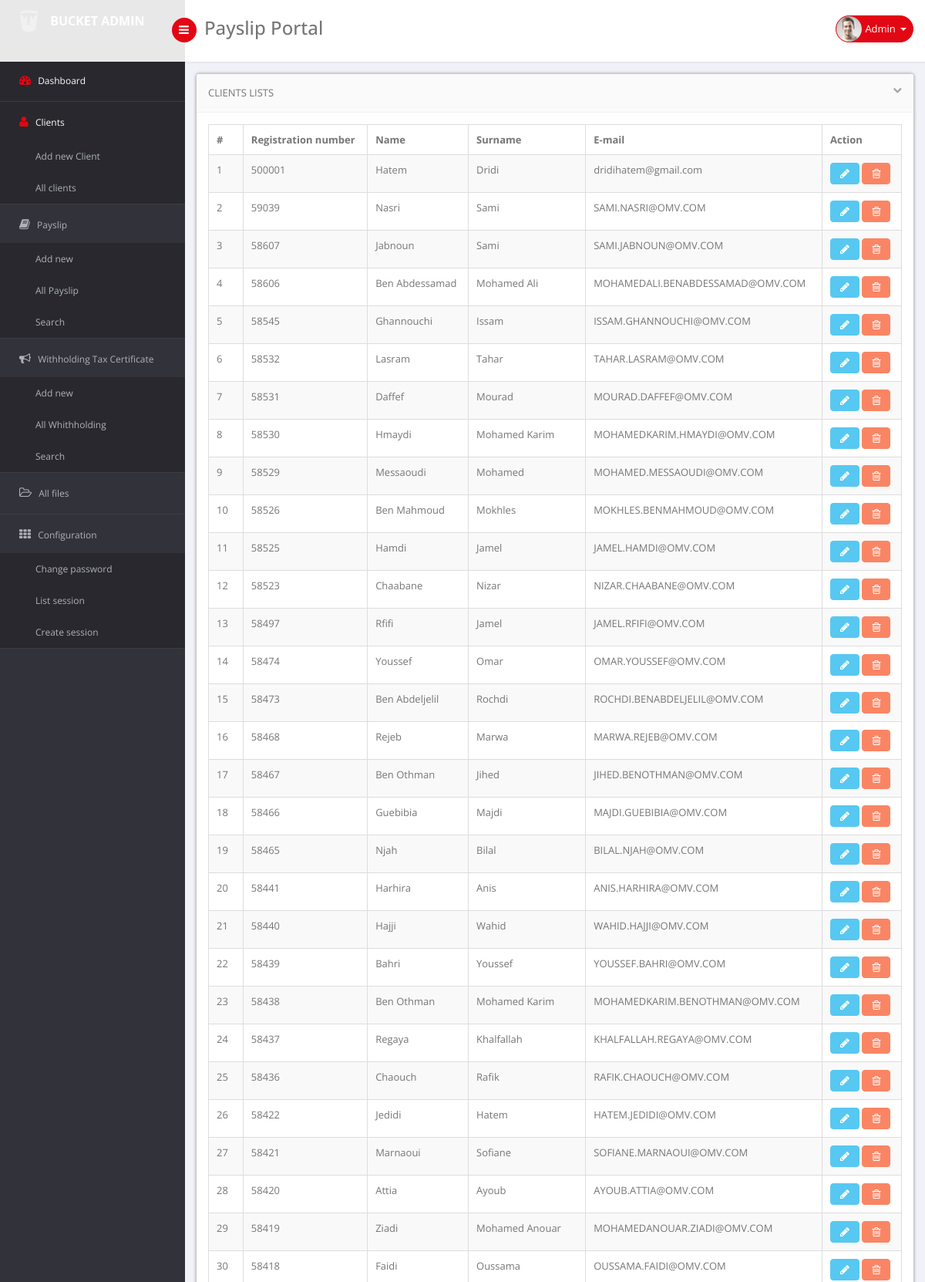
Page /admin/index.php?pg=adminClient (signed in, upper part) on the committed database.
### tables this page shows
CREATE TABLE `abc_accounts` (
  `id` int(11) NOT NULL,
  `matricule` varchar(255) NOT NULL,
  `password` varchar(255) NOT NULL,
  `passwordcrypt` varchar(255) NOT NULL,
  `nom` varchar(255) NOT NULL,
  `prenom` varchar(255) NOT NULL,
  `email` varchar(100) NOT NULL,
  `active` tinyint(1) NOT NULL
);

### admin/adminClient.php (the view, shortened to what this page needs)
<section id="main-content">
        <section class="wrapper">
        <div class="row">
            <div class="col-sm-12">
                <section class="panel">
                    <header class="panel-heading">
                      Clients Lists
                        <span class="tools pull-right">
                            <a href="javascript:;" class="fa fa-chevron-down"></a>
                         </span>
                    </header>
                    <div class="panel-body">
                    <div class="adv-table">
                    <table  class="display table table-bordered table-striped" id="dynamic-table">
                    <thead>
                    <tr>
                        <th>#</th>
                        <th>Registration number</th>
                        <th>Name</th>
                        <th>Surname</th>
                        <th>E-mail</th>
                        <th>Action</th>
                    </tr>
                    </thead>
                    <tbody>
                        <?php
                        $account = $conn->query("SELECT * FROM ".$_SESSION['pfx']."_accounts ORDER BY id  DESC");
                       $i=0;
                        while($res_account = $account->fetch_assoc()){
                            $i++; ?>
                         <tr>
                        <td><?php echo $i; ?></td>
                        <td><?php echo $res_account['matricule']; ?></td>
                        <td><?php echo $res_account['nom']; ?></td>
                        <td><?php echo $res_account['prenom']; ?></td>
                        <td><?php echo $res_account['email']; ?></td>
                        <td> <a class="btn btn-info" href="index.php?pg=formClient&id=<?php echo $res_account["id"];?>" title="Modifier"><i class="fa fa-pencil"></i></a>
                                    <?php if($_SESSION['type']==1){ ?> <a class="btn btn-danger" href="controller/account_save.php?idMod=<?php echo $res_account["id"];?>&op=3&pg=<?php echo $_GET['pg']; ?>"><i class="fa fa-trash-o"></i> </a> <?php } ?></td>
                    </tr>
                    <?php
                        }
                        ?>
                </tbody>
            </table>
        </div>
    </div>
</section>
</div>
</div>
</section>
</section>

### admin/assets/js/advanced-datatable/css/demo_table.css (style rules this page uses)
table.display { margin: 0 auto; clear: both; width: 100%; }
table.display thead th { padding: 3px 18px 3px 10px; border-bottom: 1px solid black; font-weight: bold; cursor: pointer; * cursor: hand; }
table.display td { padding: 3px 10px; }

### rows in the picture
abc_accounts: matricule "500001", nom "Hatem", prenom "Dridi", email "dridihatem@gmail.com"
abc_accounts: matricule "59039", nom "Nasri", prenom "Sami", email "SAMI.NASRI@OMV.COM"
abc_accounts: matricule "58607", nom "Jabnoun", prenom "Sami", email "SAMI.JABNOUN@OMV.COM"
abc_accounts: matricule "58606", nom "Ben Abdessamad", prenom "Mohamed Ali", email "MOHAMEDALI.BENABDESSAMAD@OMV.COM"
abc_accounts: matricule "58545", nom "Ghannouchi", prenom "Issam", email "ISSAM.GHANNOUCHI@OMV.COM"
abc_accounts: matricule "58532", nom "Lasram", prenom "Tahar", email "TAHAR.LASRAM@OMV.COM"
abc_accounts: matricule "58531", nom "Daffef", prenom "Mourad", email "MOURAD.DAFFEF@OMV.COM"
abc_accounts: matricule "58530", nom "Hmaydi", prenom "Mohamed Karim", email "MOHAMEDKARIM.HMAYDI@OMV.COM"
abc_accounts: matricule "58529", nom "Messaoudi", prenom "Mohamed", email "MOHAMED.MESSAOUDI@OMV.COM"
abc_accounts: matricule "58526", nom "Ben Mahmoud", prenom "Mokhles", email "MOKHLES.BENMAHMOUD@OMV.COM"
abc_accounts: matricule "58525", nom "Hamdi", prenom "Jamel", email "JAMEL.HAMDI@OMV.COM"
abc_accounts: matricule "58523", nom "Chaabane", prenom "Nizar", email "NIZAR.CHAABANE@OMV.COM"
abc_accounts: matricule "58497", nom "Rfifi", prenom "Jamel", email "JAMEL.RFIFI@OMV.COM"
abc_accounts: matricule "58474", nom "Youssef", prenom "Omar", email "OMAR.YOUSSEF@OMV.COM"
abc_accounts: matricule "58473", nom "Ben Abdeljelil", prenom "Rochdi", email "ROCHDI.BENABDELJELIL@OMV.COM"
abc_accounts: matricule "58468", nom "Rejeb", prenom "Marwa", email "MARWA.REJEB@OMV.COM"
abc_accounts: matricule "58467", nom "Ben Othman", prenom "Jihed", email "JIHED.BENOTHMAN@OMV.COM"
abc_accounts: matricule "58466", nom "Guebibia", prenom "Majdi", email "MAJDI.GUEBIBIA@OMV.COM"
abc_accounts: matricule "58465", nom "Njah", prenom "Bilal", email "BILAL.NJAH@OMV.COM"
abc_accounts: matricule "58441", nom "Harhira", prenom "Anis", email "ANIS.HARHIRA@OMV.COM"
abc_accounts: matricule "58440", nom "Hajji", prenom "Wahid", email "WAHID.HAJJI@OMV.COM"
abc_accounts: matricule "58439", nom "Bahri", prenom "Youssef", email "YOUSSEF.BAHRI@OMV.COM"
abc_accounts: matricule "58438", nom "Ben Othman", prenom "Mohamed Karim", email "MOHAMEDKARIM.BENOTHMAN@OMV.COM"
abc_accounts: matricule "58437", nom "Regaya", prenom "Khalfallah", email "KHALFALLAH.REGAYA@OMV.COM"
abc_accounts: matricule "58436", nom "Chaouch", prenom "Rafik", email "RAFIK.CHAOUCH@OMV.COM"
abc_accounts: matricule "58422", nom "Jedidi", prenom "Hatem", email "HATEM.JEDIDI@OMV.COM"
abc_accounts: matricule "58421", nom "Marnaoui", prenom "Sofiane", email "SOFIANE.MARNAOUI@OMV.COM"
abc_accounts: matricule "58420", nom "Attia", prenom "Ayoub", email "AYOUB.ATTIA@OMV.COM"
abc_accounts: matricule "58419", nom "Ziadi", prenom "Mohamed Anouar", email "MOHAMEDANOUAR.ZIADI@OMV.COM"
abc_accounts: matricule "58418", nom "Faidi", prenom "Oussama", email "OUSSAMA.FAIDI@OMV.COM"
